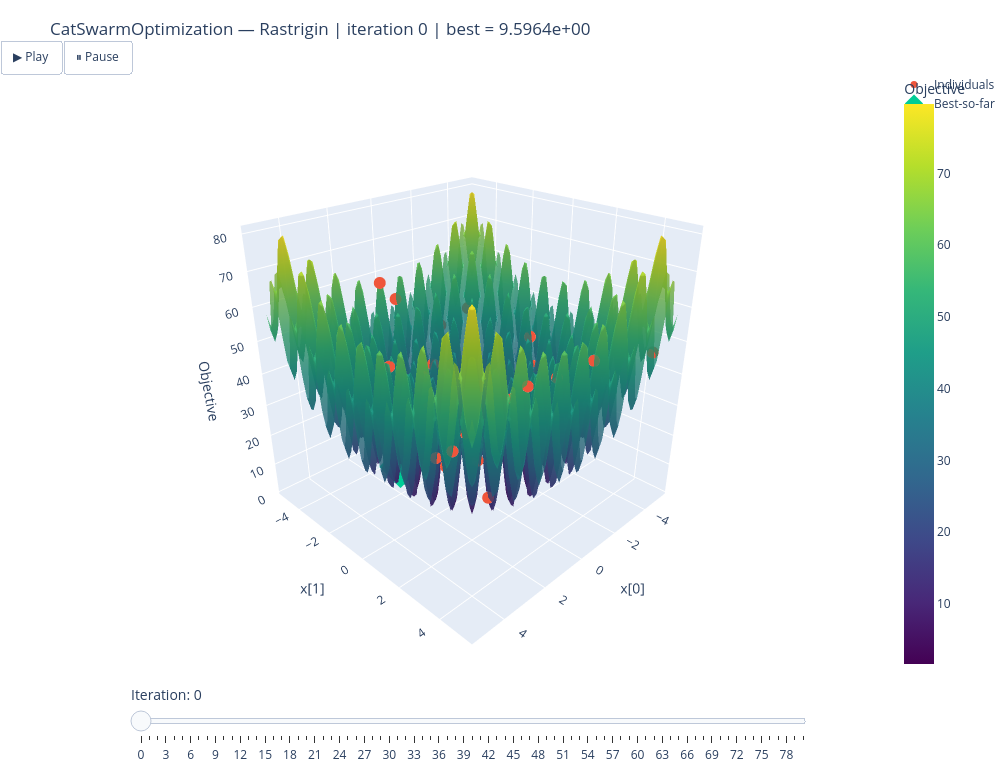
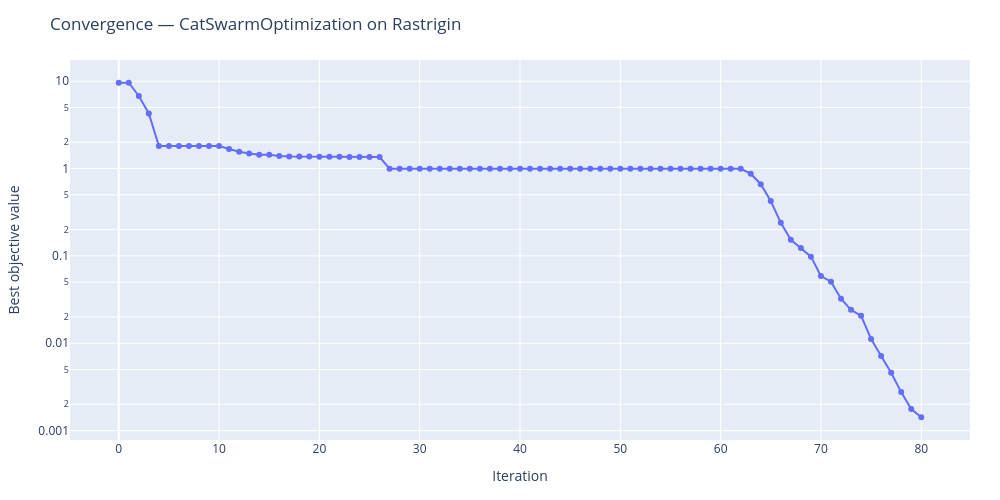

The notebook cell these images were saved under, in order:
### Markdown cell above
## Cat Swarm

### Code cell
algorithm = CatSwarmOptimization(
    population_size=30,
    mixture_ratio=0.1,
    c1=2.05,
    smp=3,
    spc=True,
    cdc=0.85,
    srd=0.2,
    max_velocity=1.9,
    seed=42,
)

result = visualize_niapy(
    algorithm=algorithm,
    problem="Rastrigin",
    dimension=2,
    max_iters=80,
    mode="3d",
)

result.optimization_figure.show()
result.convergence_figure.show()

### Figure 1 — Plotly figure (JSON) as saved in the notebook; plotly's stock layout.template omitted (floating-point values rounded to 4 significant figures; data arrays with more than 128 entries replaced by an {"elided": "..."} marker saying what was removed)
{"data": [{"colorbar": {"title": {"text": "Objective"}}, "colorscale": [[0, "#440154"], [0.1111, "#482878"], [0.2222, "#3e4989"], [0.3333, "#31688e"], [0.4444, "#26828e"], [0.5556, "#1f9e89"], [0.6667, "#35b779"], [0.7778, "#6ece58"], [0.8889, "#b5de2b"], [1, "#fde725"]], "hovertemplate": "x=%{x:.3f}<br>y=%{y:.3f}<br>objective=%{z:.3e}<extra></extra>", "name": "Objective surface", "opacity": 0.78, "type": "surface", "x": {"elided": "80x80 float values"}, "y": {"elided": "80x80 float values"}, "z": {"elided": "80x80 float values"}}, {"hovertemplate": "x=%{x:.4f}<br>y=%{y:.4f}<br>objective=%{z:.6e}<extra></extra>", "marker": {"size": 7}, "mode": "markers", "name": "Individuals", "type": "scatter3d", "x": [2.805, 3.672, -4.156, 2.674, -3.808, -1.323, 1.473, -0.5794, 0.5589, 3.355, 2.643, 4.82, 2.851, -0.3408, -3.54, 2.506, -1.784, -0.3117, -3.79, -2.796, -0.6436, 2.051, 3.402, -1.152, 1.869, -3.073, 2.938, 2.101, -0.4207, -3.688], "y": [-0.6259, 2.021, 4.87, 2.929, -0.508, 4.37, 3.305, -2.793, -4.467, 1.348, -1.49, 4.026, -3.127, -4.671, 1.874, 4.787, -1.326, -3.18, -0.2488, 1.739, 3.407, -1.921, 3.121, -2.168, -3.689, -5.045, 1.688, 2.875, 0.7039, -3.947], "z": [31.89, 32.36, 48.54, 31.29, 41.18, 52.13, 46.34, 34.24, 59.36, 44.99, 45.42, 45.31, 25.01, 52.08, 38.68, 56.87, 27.47, 29.72, 31.88, 28.66, 46.55, 9.596, 42.24, 15.31, 34.06, 36.31, 26.02, 17.56, 32.31, 43.5]}, {"hovertemplate": "best x=%{x:.6f}<br>best y=%{y:.6f}<br>objective=%{z:.6e}<extra></extra>", "marker": {"size": 14, "symbol": "diamond"}, "mode": "markers", "name": "Best-so-far", "type": "scatter3d", "x": [2.051], "y": [-1.921], "z": [9.596]}], "layout": {"height": 760, "margin": {"b": 0, "l": 0, "r": 0, "t": 70}, "scene": {"camera": {"eye": {"x": 1.55, "y": 1.55, "z": 1.1}}, "xaxis": {"title": {"text": "x[0]"}}, "yaxis": {"title": {"text": "x[1]"}}, "zaxis": {"title": {"text": "Objective"}}}, "sliders": [{"active": 0, "currentvalue": {"font": {"size": 14}, "prefix": "Iteration: "}, "len": 0.84, "steps": [{"args": [["0"], {"frame": {"duration": 150, "redraw": true}, "mode": "immediate", "transition": {"duration": 0}}], "label": "0", "method": "animate"}, {"args": [["1"], {"frame": {"duration": 150, "redraw": true}, "mode": "immediate", "transition": {"duration": 0}}], "label": "1", "method": "animate"}, {"args": [["2"], {"frame": {"duration": 150, "redraw": true}, "mode": "immediate", "transition": {"duration": 0}}], "label": "2", "method": "animate"}, {"args": [["3"], {"frame": {"duration": 150, "redraw": true}, "mode": "immediate", "transition": {"duration": 0}}], "label": "3", "method": "animate"}, {"args": [["4"], {"frame": {"duration": 150, "redraw": true}, "mode": "immediate", "transition": {"duration": 0}}], "label": "4", "method": "animate"}, {"args": [["5"], {"frame": {"duration": 150, "redraw": true}, "mode": "immediate", "transition": {"duration": 0}}], "label": "5", "method": "animate"}, {"args": [["6"], {"frame": {"duration": 150, "redraw": true}, "mode": "immediate", "transition": {"duration": 0}}], "label": "6", "method": "animate"}, {"args": [["7"], {"frame": {"duration": 150, "redraw": true}, "mode": "immediate", "transition": {"duration": 0}}], "label": "7", "method": "animate"}, {"args": [["8"], {"frame": {"duration": 150, "redraw": true}, "mode": "immediate", "transition": {"duration": 0}}], "label": "8", "method": "animate"}, {"args": [["9"], {"frame": {"duration": 150, "redraw": true}, "mode": "immediate", "transition": {"duration": 0}}], "label": "9", "method": "animate"}, {"args": [["10"], {"frame": {"duration": 150, "redraw": true}, "mode": "immediate", "transition": {"duration": 0}}], "label": "10", "method": "animate"}, {"args": [["11"], {"frame": {"duration": 150, "redraw": true}, "mode": "immediate", "transition": {"duration": 0}}], "label": "11", "method": "animate"}, {"args": [["12"], {"frame": {"duration": 150, "redraw": true}, "mode": "immediate", "transition": {"duration": 0}}], "label": "12", "method": "animate"}, {"args": [["13"], {"frame": {"duration": 150, "redraw": true}, "mode": "immediate", "transition": {"duration": 0}}], "label": "13", "method": "animate"}, {"args": [["14"], {"frame": {"duration": 150, "redraw": true}, "mode": "immediate", "transition": {"duration": 0}}], "label": "14", "method": "animate"}, {"args": [["15"], {"frame": {"duration": 150, "redraw": true}, "mode": "immediate", "transition": {"duration": 0}}], "label": "15", "method": "animate"}, {"args": [["16"], {"frame": {"duration": 150, "redraw": true}, "mode": "immediate", "transition": {"duration": 0}}], "label": "16", "method": "animate"}, {"args": [["17"], {"frame": {"duration": 150, "redraw": true}, "mode": "immediate", "transition": {"duration": 0}}], "label": "17", "method": "animate"}, {"args": [["18"], {"frame": {"duration": 150, "redraw": true}, "mode": "immediate", "transition": {"duration": 0}}], "label": "18", "method": "animate"}, {"args": [["19"], {"frame": {"duration": 150, "redraw": true}, "mode": "immediate", "transition": {"duration": 0}}], "label": "19", "method": "animate"}, {"args": [["20"], {"frame": {"duration": 150, "redraw": true}, "mode": "immediate", "transition": {"duration": 0}}], "label": "20", "method": "animate"}, {"args": [["21"], {"frame": {"duration": 150, "redraw": true}, "mode": "immediate", "transition": {"duration": 0}}], "label": "21", "method": "animate"}, {"args": [["22"], {"frame": {"duration": 150, "redraw": true}, "mode": "immediate", "transition": {"duration": 0}}], "label": "22", "method": "animate"}, {"args": [["23"], {"frame": {"duration": 150, "redraw": true}, "mode": "immediate", "transition": {"duration": 0}}], "label": "23", "method": "animate"}, {"args": [["24"], {"frame": {"duration": 150, "redraw": true}, "mode": "immediate", "transition": {"duration": 0}}], "label": "24", "method": "animate"}, {"args": [["25"], {"frame": {"duration": 150, "redraw": true}, "mode": "immediate", "transition": {"duration": 0}}], "label": "25", "method": "animate"}, {"args": [["26"], {"frame": {"duration": 150, "redraw": true}, "mode": "immediate", "transition": {"duration": 0}}], "label": "26", "method": "animate"}, {"args": [["27"], {"frame": {"duration": 150, "redraw": true}, "mode": "immediate", "transition": {"duration": 0}}], "label": "27", "method": "animate"}, {"args": [["28"], {"frame": {"duration": 150, "redraw": true}, "mode": "immediate", "transition": {"duration": 0}}], "label": "28", "method": "animate"}, {"args": [["29"], {"frame": {"duration": 150, "redraw": true}, "mode": "immediate", "transition": {"duration": 0}}], "label": "29", "method": "animate"}, {"args": [["30"], {"frame": {"duration": 150, "redraw": true}, "mode": "immediate", "transition": {"duration": 0}}], "label": "30", "method": "animate"}, {"args": [["31"], {"frame": {"duration": 150, "redraw": true}, "mode": "immediate", "transition": {"duration": 0}}], "label": "31", "method": "animate"}, {"args": [["32"], {"frame": {"duration": 150, "redraw": true}, "mode": "immediate", "transition": {"duration": 0}}], "label": "32", "method": "animate"}, {"args": [["33"], {"frame": {"duration": 150, "redraw": true}, "mode": "immediate", "transition": {"duration": 0}}], "label": "33", "method": "animate"}, {"args": [["34"], {"frame": {"duration": 150, "redraw": true}, "mode": "immediate", "transition": {"duration": 0}}], "label": "34", "method": "animate"}, {"args": [["35"], {"frame": {"duration": 150, "redraw": true}, "mode": "immediate", "transition": {"duration": 0}}], "label": "35", "method": "animate"}, {"args": [["36"], {"frame": {"duration": 150, "redraw": true}, "mode": "immediate", "transition": {"duration": 0}}], "label": "36", "method": "animate"}, {"args": [["37"], {"frame": {"duration": 150, "redraw": true}, "mode": "immediate", "transition": {"duration": 0}}], "label": "37", "method": "animate"}, {"args": [["38"], {"frame": {"duration": 150, "redraw": true}, "mode": "immediate", "transition": {"duration": 0}}], "label": "38", "method": "animate"}, {"args": [["39"], {"frame": {"duration": 150, "redraw": true}, "mode": "immediate", "transition": {"duration": 0}}], "label": "39", "method": "animate"}, {"args": [["40"], {"frame": {"duration": 150, "redraw": true}, "mode": "immediate", "transition": {"duration": 0}}], "label": "40", "method": "animate"}, {"args": [["41"], {"frame": {"duration": 150, "redraw": true}, "mode": "immediate", "transition": {"duration": 0}}], "label": "41", "method": "animate"}, {"args": [["42"], {"frame": {"duration": 150, "redraw": true}, "mode": "immediate", "transition": {"duration": 0}}], "label": "42", "method": "animate"}, {"args": [["43"], {"frame": {"duration": 150, "redraw": true}, "mode": "immediate", "transition": {"duration": 0}}], "label": "43", "method": "animate"}, {"args": [["44"], {"frame": {"duration": 150, "redraw": true}, "mode": "immediate", "transition": {"duration": 0}}], "label": "44", "method": "animate"}, {"args": [["45"], {"frame": {"duration": 150, "redraw": true}, "mode": "immediate", "transition": {"duration": 0}}], "label": "45", "method": "animate"}, {"args": [["46"], {"frame": {"duration": 150, "redraw": true}, "mode": "immediate", "transition": {"duration": 0}}], "label": "46", "method": "animate"}, {"args": [["47"], {"frame": {"duration": 150, "redraw": true}, "mode": "immediate", "transition": {"duration": 0}}], "label": "47", "method": "animate"}, {"args": [["48"], {"frame": {"duration": 150, "redraw": true}, "mode": "immediate", "transition": {"duration": 0}}], "label": "48", "method": "animate"}, {"args": [["49"], {"frame": {"duration": 150, "redraw": true}, "mode": "immediate", "transition": {"duration": 0}}], "label": "49", "method": "animate"}, {"args": [["50"], {"frame": {"duration": 150, "redraw": true}, "mode": "immediate", "transition": {"duration": 0}}], "label": "50", "method": "animate"}, {"args": [["51"], {"frame": {"duration": 150, "redraw": true}, "mode": "immediate", "transition": {"duration": 0}}], "label": "51", "method": "animate"}, {"args": [["52"], {"frame": {"duration": 150, "redraw": true}, "mode": "immediate", "transition": {"duration": 0}}], "label": "52", "method": "animate"}, {"args": [["53"], {"frame": {"duration": 150, "redraw": true}, "mode": "immediate", "transition": {"duration": 0}}], "label": "53", "method": "animate"}, {"args": [["54"], {"frame": {"duration": 150, "redraw": true}, "mode": "immediate", "transition": {"duration": 0}}], "label": "54", "method": "animate"}, {"args": [["55"], {"frame": {"duration": 150, "redraw": true}, "mode": "immediate", "transition": {"duration": 0}}], "label": "55", "method": "animate"}, {"args": [["56"], {"frame": {"duration": 150, "redraw": true}, "mode": "immediate", "transition": {"duration": 0}}], "label": "56", "method": "animate"}, {"args": [["57"], {"frame": {"duration": 150, "redraw": true}, "mode": "immediate", "transition": {"duration": 0}}], "label": "57", "method": "animate"}, {"args": [["58"], {"frame": {"duration": 150, "redraw": true}, "mode": "immediate", "transition": {"duration": 0}}], "label": "58", "method": "animate"}, {"args": [["59"], {"frame": {"duration": 150, "redraw": true}, "mode": "immediate", "transition": {"duration": 0}}], "label": "59", "method": "animate"}, {"args": [["60"], {"frame": {"duration": 150, "redraw": true}, "mode": "immediate", "transition": {"duration": 0}}], "label": "60", "method": "animate"}, {"args": [["61"], {"frame": {"duration": 150, "redraw": true}, "mode": "immediate", "transition": {"duration": 0}}], "label": "61", "method": "animate"}, {"args": [["62"], {"frame": {"duration": 150, "redraw": true}, "mode": "immediate", "transition": {"duration": 0}}], "label": "62", "method": "animate"}, {"args": [["63"], {"frame": {"duration": 150, "redraw": true}, "mode": "immediate", "transition": {"duration": 0}}], "label": "63", "method": "animate"}, {"args": [["64"], {"frame": {"duration": 150, "redraw": true}, "mode": "immediate", "transition": {"duration": 0}}], "label": "64", "method": "animate"}, {"args": [["65"], {"frame": {"duration": 150, "redraw": true}, "mode": "immediate", "transition": {"duration": 0}}], "label": "65", "method": "animate"}, {"args": [["66"], {"frame": {"duration": 150, "redraw": true}, "mode": "immediate", "transition": {"duration": 0}}], "label": "66", "method": "animate"}, {"args": [["67"], {"frame": {"duration": 150, "redraw": true}, "mode": "immediate", "transition": {"duration": 0}}], "label": "67", "method": "animate"}, {"args": [["68"], {"frame": {"duration": 150, "redraw": true}, "mode": "immediate", "transition": {"duration": 0}}], "label": "68", "method": "animate"}, {"args": [["69"], {"frame": {"duration": 150, "redraw": true}, "mode": "immediate", "transition": {"duration": 0}}], "label": "69", "method": "animate"}, {"args": [["70"], {"frame": {"duration": 150, "redraw": true}, "mode": "immediate", "transition": {"duration": 0}}], "label": "70", "method": "animate"}, {"args": [["71"], {"frame": {"duration": 150, "redraw": true}, "mode": "immediate", "transition": {"duration": 0}}], "label": "71", "method": "animate"}, {"args": [["72"], {"frame": {"duration": 150, "redraw": true}, "mode": "immediate", "transition": {"duration": 0}}], "label": "72", "method": "animate"}, {"args": [["73"], {"frame": {"duration": 150, "redraw": true}, "mode": "immediate", "transition": {"duration": 0}}], "label": "73", "method": "animate"}, {"args": [["74"], {"frame": {"duration": 150, "redraw": true}, "mode": "immediate", "transition": {"duration": 0}}], "label": "74", "method": "animate"}, {"args": [["75"], {"frame": {"duration": 150, "redraw": true}, "mode": "immediate", "transition": {"duration": 0}}], "label": "75", "method": "animate"}, {"args": [["76"], {"frame": {"duration": 150, "redraw": true}, "mode": "immediate", "transition": {"duration": 0}}], "label": "76", "method": "animate"}, {"args": [["77"], {"frame": {"duration": 150, "redraw": true}, "mode": "immediate", "transition": {"duration": 0}}], "label": "77", "method": "animate"}, {"args": [["78"], {"frame": {"duration": 150, "redraw": true}, "mode": "immediate", "transition": {"duration": 0}}], "label": "78", "method": "animate"}, {"args": [["79"], {"frame": {"duration": 150, "redraw": true}, "mode": "immediate", "transition": {"duration": 0}}], "label": "79", "method": "animate"}, {"args": [["80"], {"frame": {"duration": 150, "redraw": true}, "mode": "immediate", "transition": {"duration": 0}}], "label": "80", "method": "animate"}], "x": 0.08, "y": 0.02}], "title": {"text": "CatSwarmOptimization — Rastrigin | iteration 0 | best = 9.5964e+00"}, "uirevision": "keep-camera", "updatemenus": [{"buttons": [{"args": [null, {"frame": {"duration": 150, "redraw": true}, "fromcurrent": true, "mode": "immediate", "transition": {"duration": 0}}], "label": "▶ Play", "method": "animate"}, {"args": [[null], {"frame": {"duration": 0, "redraw": false}, "mode": "immediate"}], "label": "⏸ Pause", "method": "animate"}], "direction": "left", "showactive": false, "type": "buttons", "x": 0.08, "y": 1.05}], "width": 1000}}

### Figure 2 — Plotly figure (JSON) as saved in the notebook; plotly's stock layout.template omitted (floating-point values rounded to 4 significant figures)
{"data": [{"hovertemplate": "iteration=%{x}<br>best=%{y:.6e}<extra></extra>", "mode": "lines+markers", "name": "Best-so-far", "type": "scatter", "x": [0, 1, 2, 3, 4, 5, 6, 7, 8, 9, 10, 11, 12, 13, 14, 15, 16, 17, 18, 19, 20, 21, 22, 23, 24, 25, 26, 27, 28, 29, 30, 31, 32, 33, 34, 35, 36, 37, 38, 39, 40, 41, 42, 43, 44, 45, 46, 47, 48, 49, 50, 51, 52, 53, 54, 55, 56, 57, 58, 59, 60, 61, 62, 63, 64, 65, 66, 67, 68, 69, 70, 71, 72, 73, 74, 75, 76, 77, 78, 79, 80], "y": [9.596, 9.596, 6.773, 4.272, 1.81, 1.81, 1.81, 1.81, 1.81, 1.81, 1.81, 1.674, 1.56, 1.486, 1.439, 1.439, 1.389, 1.377, 1.377, 1.377, 1.363, 1.363, 1.36, 1.358, 1.357, 1.356, 1.356, 0.9965, 0.9965, 0.9965, 0.9961, 0.9961, 0.9961, 0.9958, 0.9956, 0.9954, 0.9954, 0.9953, 0.9953, 0.9953, 0.9952, 0.9952, 0.9952, 0.9952, 0.9952, 0.9952, 0.9952, 0.9952, 0.9952, 0.9952, 0.9952, 0.9952, 0.9952, 0.9952, 0.9952, 0.9952, 0.9952, 0.9952, 0.9952, 0.9952, 0.9952, 0.9952, 0.9952, 0.8733, 0.6621, 0.4248, 0.2391, 0.1531, 0.1233, 0.09804, 0.05885, 0.05063, 0.03234, 0.02411, 0.0207, 0.01119, 0.007164, 0.004585, 0.002762, 0.001767, 0.001423]}], "layout": {"height": 500, "margin": {"b": 60, "l": 70, "r": 30, "t": 60}, "title": {"text": "Convergence — CatSwarmOptimization on Rastrigin"}, "width": 1000, "xaxis": {"title": {"text": "Iteration"}}, "yaxis": {"title": {"text": "Best objective value"}, "type": "log"}}}
